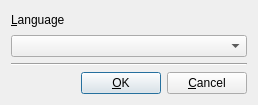
<?xml version="1.0" encoding="UTF-8"?>
<ui version="4.0">
 <class>PreferencesDialog</class>
 <widget class="QDialog" name="PreferencesDialog">
  <property name="geometry">
   <rect>
    <x>0</x>
    <y>0</y>
    <width>258</width>
    <height>105</height>
   </rect>
  </property>
  <property name="windowTitle">
   <string>Preferences</string>
  </property>
  <layout class="QVBoxLayout" name="verticalLayout">
   <item>
    <widget class="QLabel" name="labelLanguage">
     <property name="text">
      <string>&amp;Language</string>
     </property>
     <property name="buddy">
      <cstring>languageDropdown</cstring>
     </property>
    </widget>
   </item>
   <item>
    <widget class="QComboBox" name="languageDropdown"/>
   </item>
   <item>
    <widget class="Line" name="line">
     <property name="orientation">
      <enum>Qt::Horizontal</enum>
     </property>
    </widget>
   </item>
   <item>
    <layout class="QHBoxLayout" name="horizontalLayout">
     <item>
      <spacer name="horizontalSpacer">
       <property name="orientation">
        <enum>Qt::Horizontal</enum>
       </property>
       <property name="sizeHint" stdset="0">
        <size>
         <width>40</width>
         <height>20</height>
        </size>
       </property>
      </spacer>
     </item>
     <item>
      <widget class="QPushButton" name="btnOK">
       <property name="text">
        <string>&amp;OK</string>
       </property>
      </widget>
     </item>
     <item>
      <widget class="QPushButton" name="btnCancel">
       <property name="text">
        <string>&amp;Cancel</string>
       </property>
      </widget>
     </item>
    </layout>
   </item>
  </layout>
 </widget>
 <resources/>
 <connections/>
</ui>
